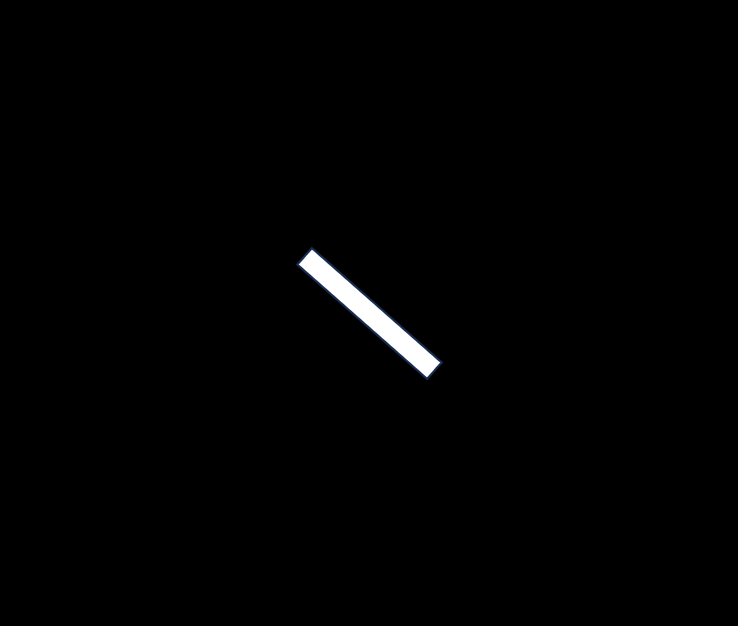
#> input picture 1_2_Convolutional_Filters_Edge_Detection/images/white_stripe.png, 738 x 626 px, found by its file name
$ jupyter execute --allow-errors my_Fourier_Transform_for_Filters.ipynb
#> lines starting #> are read from the running program, lines starting #| are printed output that depends on the picture; after the words box and inside, x2 and y2 are one past the last pixel; in counts of white or black regions, pixels touching at a corner belong together
[cell 1]
import numpy as np
import matplotlib.pyplot as plt
import cv2

[cell 2]
gaussian = (1/9)*np.array([[1, 1, 1],
                           [1, 1, 1],
                           [1, 1, 1]])

sobelX= np.array([[-1, 0, 1],
                   [-2, 0, 2],
                   [-1, 0, 1]])

sobelY= np.array([[-1,-2,-1],
                   [0, 0, 0],
                   [1, 2, 1]])

# laplacian, edge filter
laplacian=np.array([[0, 1, 0],
                    [1,-4, 1],
                    [0, 1, 0]])

filters = {"gaussian":gaussian,
           "sobel_x":sobelX,
           "sobel_y":sobelY,
           "laplacian":laplacian}

[cell 3]
fg, ax = plt.subplots(nrows=2, ncols=2, figsize=(8,8))
for i, filter in enumerate(filters):

    ax[i // 2][i % 2].set_title(filter)
    ax[i // 2][i % 2].imshow(filters[filter], cmap='gray')
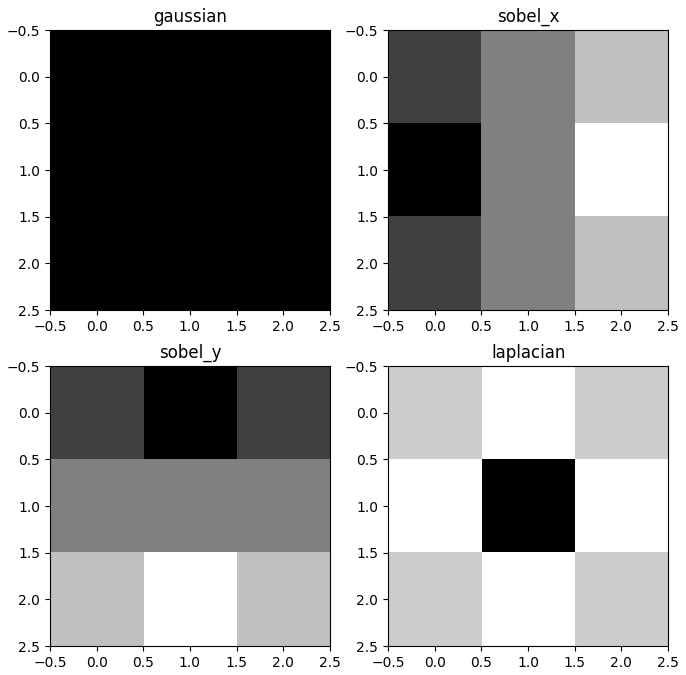
#> figure drawn by matplotlib, 4 panels

[cell 4]
fourie_filters = [np.fft.fft2(filters[filter]) for filter in filters]
shifted_filters = [np.fft.fftshift(x) for x in fourie_filters]
frequency_tx = [np.log(np.abs(z)+1) for z in shifted_filters]

fg, ax = plt.subplots(nrows=2, ncols=2, figsize=(8,8))
iter_filter = iter(filters)
for i, frequency in enumerate(frequency_tx):
    filter = next(iter_filter)
    ax[i // 2][i % 2].set_title(filter)
    ax[i // 2][i % 2].imshow(frequency, cmap='gray')
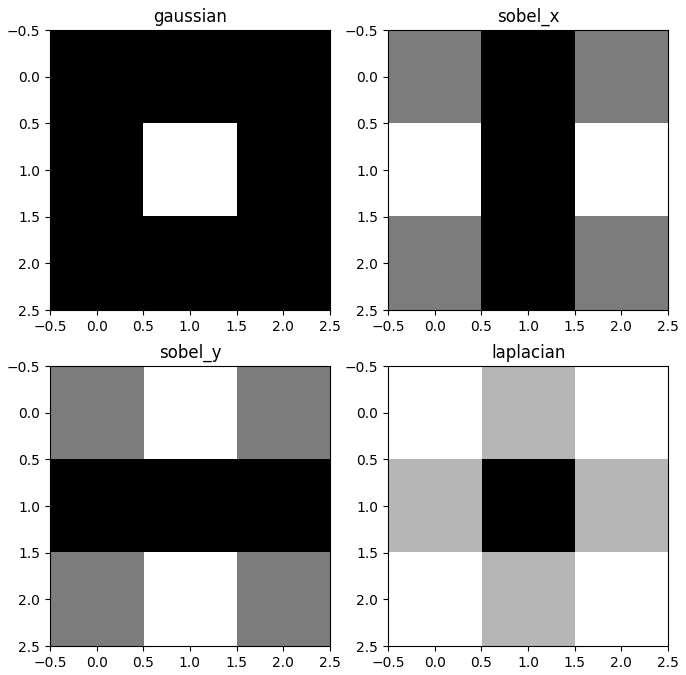
#> figure drawn by matplotlib, 4 panels

[cell 5]
image = cv2.imread("..\\images\\city_hall.jpg")
#> (the rest of this cell did not finish here and is left out)

#> (a cell that did not finish here is left out)

#> (a cell that did not finish here is left out)

#> (a cell that did not finish here is left out)

[cell 9]
image = cv2.imread("..\\images\\white_stripe.png")
#> image is the input picture: shape (626, 738, 3); mean B, G, R 2, 2, 1.9
image_gray = cv2.cvtColor(image, cv2.COLOR_RGB2GRAY)
plt.imshow(image_gray, cmap="gray")

[cell 10]
fourie_white_stripe = np.fft.fft2(image_gray)
shifted_filters = np.fft.fftshift(fourie_white_stripe)
frequency_tx = np.log(np.abs(shifted_filters)+1)
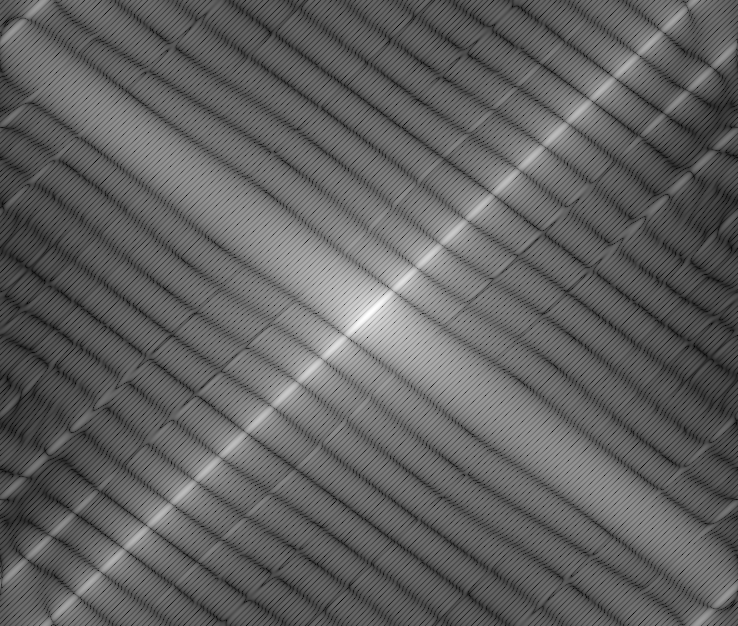
#> frequency_tx: shape (626, 738) float64; min 0.0991, max 13.72, mean 5.27; drawn with min black and max white

plt.imshow(frequency_tx, cmap="magma")

[cell 11]
frequency_tx = np.log(np.abs(shifted_filters)+1)

[cell 12]
mask = np.zeros_like(frequency_tx, dtype=np.uint8)
# mask_3d = np.expand_dims(mask, axis=-1)
print(mask.shape)
#| (626, 738)
mask = cv2.cvtColor(mask, cv2.COLOR_GRAY2BGR)
#> mask: shape (626, 738, 3); every value is 0
print(mask.shape, mask.dtype)
#| (626, 738, 3) uint8
h, w, c = mask.shape
#> h = 626; w = 738; c = 3
cv2.circle(mask, (w//2, h//2), 50, (255,255,255), -1)
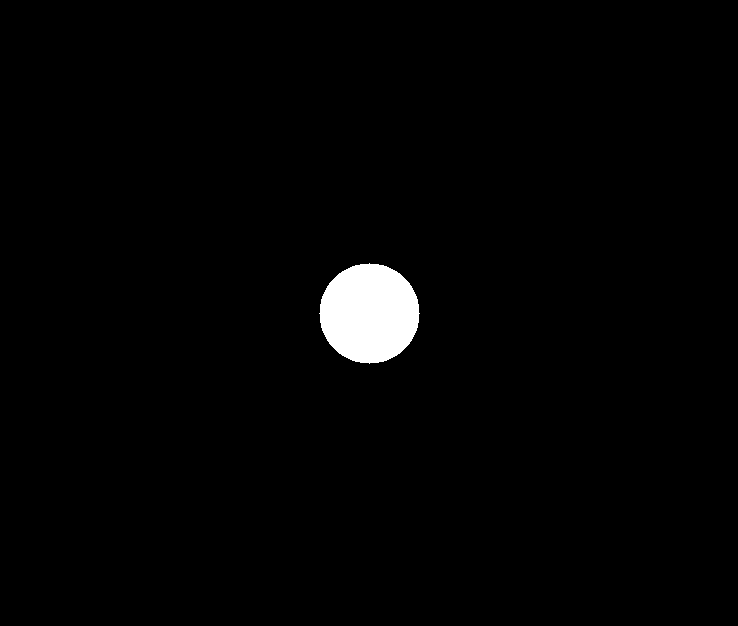
#> mask: shape (626, 738, 3); 1.7% white; 1 white region, box (x1, y1, x2, y2) and area: (319, 263, 420, 364) 7845
mask = cv2.cvtColor(mask, cv2.COLOR_BGR2GRAY)
print(mask.shape, mask.dtype)
#| (626, 738) uint8
plt.imshow(mask, cmap="gray")

[cell 13]
mask2 = frequency_tx.astype("uint8")
bitwise_and = cv2.bitwise_and(mask2, mask)
plt.imshow(bitwise_and, cmap="magma")

[cell 14]
ifft_shift = np.fft.ifftshift(bitwise_and)
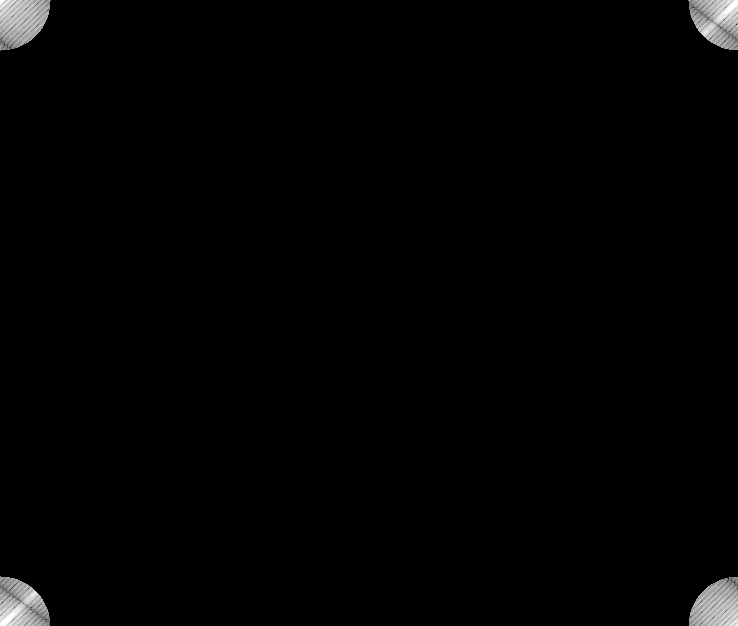
#> ifft_shift: shape (626, 738); min 0, max 13, mean 0.151; drawn with min black and max white
ifft_img = np.fft.ifft2(ifft_shift)
abs_img = np.abs(ifft_img).astype(np.uint8)
#> abs_img: shape (626, 738); every value is 0

plt.imshow(abs_img, cmap="gray")

$ run again, with 1_2_Convolutional_Filters_Edge_Detection/images/Earth.png copied over 1_2_Convolutional_Filters_Edge_Detection/images/white_stripe.png
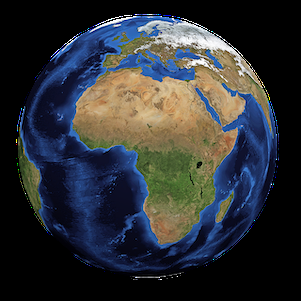
#> input picture 1_2_Convolutional_Filters_Edge_Detection/images/Earth.png, 301 x 301 px, found by its file name
#> image is the input picture: shape (301, 301, 3); mean B, G, R 54.6, 49.9, 46.8
#| (301, 301)
#| (301, 301, 3) uint8
#> `cv2.circle(mask, (w//2, h//2), 50, (255,255,255), -1)`:
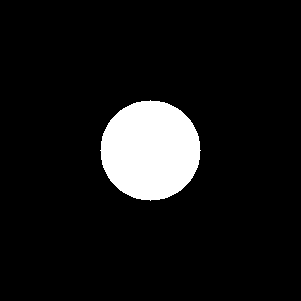
#> mask: shape (301, 301, 3); 8.7% white; 1 white region, box (x1, y1, x2, y2) and area: (100, 100, 201, 201) 7845
#| (301, 301) uint8
#> `ifft_shift = np.fft.ifftshift(bitwise_and)`:
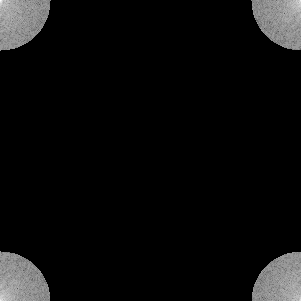
#> ifft_shift: shape (301, 301); min 0, max 15, mean 0.758; drawn with min black and max white
#> abs_img: shape (301, 301); every value is 0
